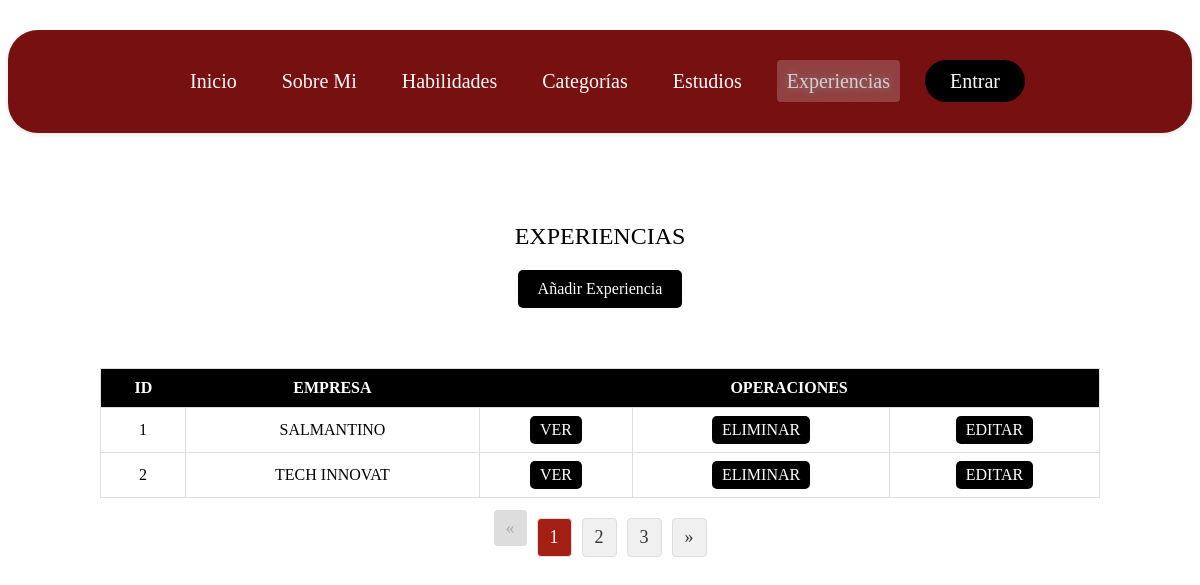
Page /experiencias/ on the committed database.
### appportfolio/models.py (models this page shows, shortened)
class Experiencia(models.Model):
    id = models.AutoField(primary_key=True)
    empresa = models.CharField('Empresa', max_length=50, null=True, blank=True)
    fecha_inicio = models.DateField('Fecha de Inicio', null=True, blank=True)
    fecha_fin = models.DateField('Fecha de Finalización', null=True, blank=True)
    observaciones = models.CharField('Observaciones', max_length=50, null=True, blank=True)
    categoria = models.CharField('Categorias', max_length=50, null=True, blank=True)
    class Meta:
        verbose_name = 'Experiencia'  # puede ser otro nombre
        verbose_name_plural = 'Experiencias'
        ordering = ['empresa']

### appportfolio/views.py (the view)
# urls.py: re_path('experiencias/', views.experiencias, name='experiencias'),
def experiencias(request):
    lista_experiencias = Experiencia.objects.all().order_by("id")  # select * from Categoria;
    page = request.GET.get('page')  # Capturar el número de página de la URL (por ejemplo: ?page=2)
    paginator = Paginator(lista_experiencias, 2)
    try:
        lista_experiencias = paginator.get_page(page)
    except PageNotAnInteger:
        lista_experiencias = paginator.page(1)
    except EmptyPage:
        lista_experiencias = paginator.page(paginator.num_pages)
    numregistros=Experiencia.objects.count()
    context = {'lista_experiencias': lista_experiencias, "numregistros":numregistros}
    return render(request, 'experiencias.html', context=context)

### templates/experiencias.html (shortened to what this page needs)
{% extends "base.html" %}
{% load static %}
{% block head %}
     <link rel="stylesheet" href="{% static 'css/experiencias.css' %}">
{% endblock %}
 {% block content %}
 <br><br><br><br>
  <center>
  <font color="black" size="5" >EXPERIENCIAS</font>
   <br>
  </center>
     <center>
     <a  href="{% url 'crear_experiencia' %}" class='añadir'>Añadir Experiencia</a>
</center>
<font size="3">
<table class="tabla">
	<thead>
        <tr>
			<th class="encabezado">ID</th>
			<th class="encabezado">EMPRESA</th>
			<th colspan="4" class="encabezado">OPERACIONES</th>
        </tr>
		</thead>
		<tbody>
        {% for r in lista_experiencias %}
            <tr>
				<td> {{ r.id }} </td>
                <td> {{ r.empresa|upper|slice:"0:12" }} </td>
            <form action="" method="post">
			<td><a class='btn-operaciones' href="{% url 'ver_experiencia' id=r.id %}">VER</a></td>
			<td><a class='btn-operaciones'  href="{% url 'eliminar_experiencia' pk=r.id %}">ELIMINAR</a></td>
			<td><a class='btn-operaciones' href="{% url 'editar_experiencia' experiencia_id=r.id %}">EDITAR</a></td>
            </form>
            </tr>
        {% endfor %}
		 </tbody>
    </table>
</font>
{% if lista_experiencias.has_other_pages %}
<font size="4">
  <ul class="paginacion">
    {% if lista_experiencias.has_previous %}
      <li><a href="?page={{ lista_experiencias.previous_page_number }}">&laquo;</a></li>
    {% else %}
      <li class="disabled"><span>&laquo;</span></li>
    {% endif %}
    {% for i in lista_experiencias.paginator.page_range %}
      {% if lista_experiencias.number == i %}
        <li class="active"><a href="#">{{ i }}</a></li>
      {% else %}
        <li><a href="?page={{ i }}">{{ i }}</a></li>
      {% endif %}
    {% endfor %}
    {% if lista_experiencias.has_next %}
      <li><a href="?page={{ lista_experiencias.next_page_number }}">&raquo;</a></li>
    {% else %}
      <li class="disabled"><span>&raquo;</span></li>
    {% endif %}
  </ul>
</font>
{% endif %}
{% endblock content %}

### static/css/styles.css (style rules this page uses)
.tabla { max-width: 1000px; margin: 20px auto; border-collapse: collapse; width: 100%; border: 1px solid #ddd; }
.encabezado { background-color: #000000; color: #fff; padding: 10px; text-align: center; }
td { border: 1px solid #ddd; padding: 8px; text-align: center; }
td .btn-operaciones { display: inline-block; }
.btn-operaciones { background-color: #000000; color: white; padding: 5px 10px; border-radius: 5px; text-decoration: none; transition: background-color 0.3s; }
.paginacion { list-style: none; padding: 0; display: flex; justify-content: center; margin-top: 20px; }
.paginacion li { margin: 0 5px; }
.paginacion a { display: block; padding: 8px 12px; background-color: #f0f0f0; border: 1px solid #ddd; border-radius: 4px; text-decoration: none; color: #333; }
.paginacion .active a { background-color: #a41f13; color: white; pointer-events: none; }
.paginacion .disabled span { background-color: #ddd; color: #aaa; padding: 8px 12px; border-radius: 4px; }

### static/css/experiencias.css (style rules this page uses)
a.añadir { display: inline-block; margin-top: 20px; margin-bottom: 40px; padding: 10px 20px; background-color: #000000; color: white; border-radius: 5px; text-decoration: none; font-size: 16px; transition: background-color 0.3s; }

### rows in the picture
Experiencia: id "1", empresa "SALMANTINO"
Experiencia: id "2", empresa "TECH INNOVAT"

### other values in the picture
{{ i }} "1"
{{ i }} "2" "3"
